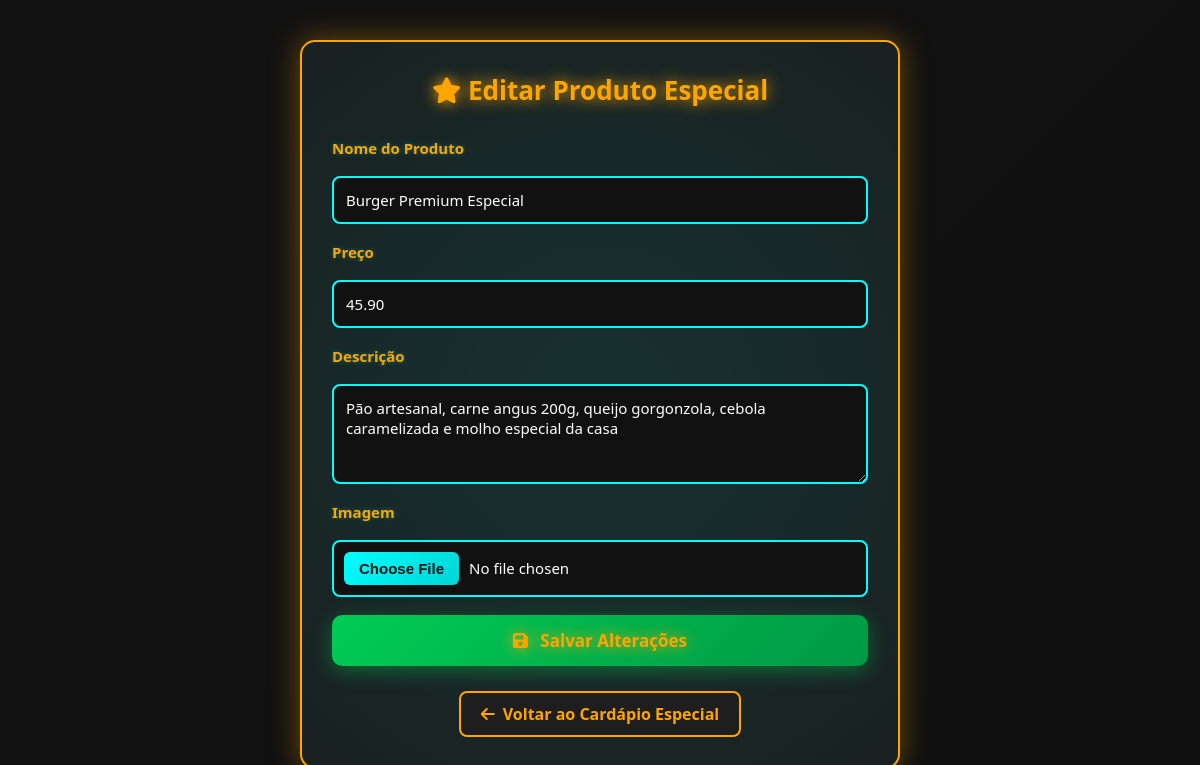
Before: /editar_produto_especial.php?id=1 (signed in) with the older database file.
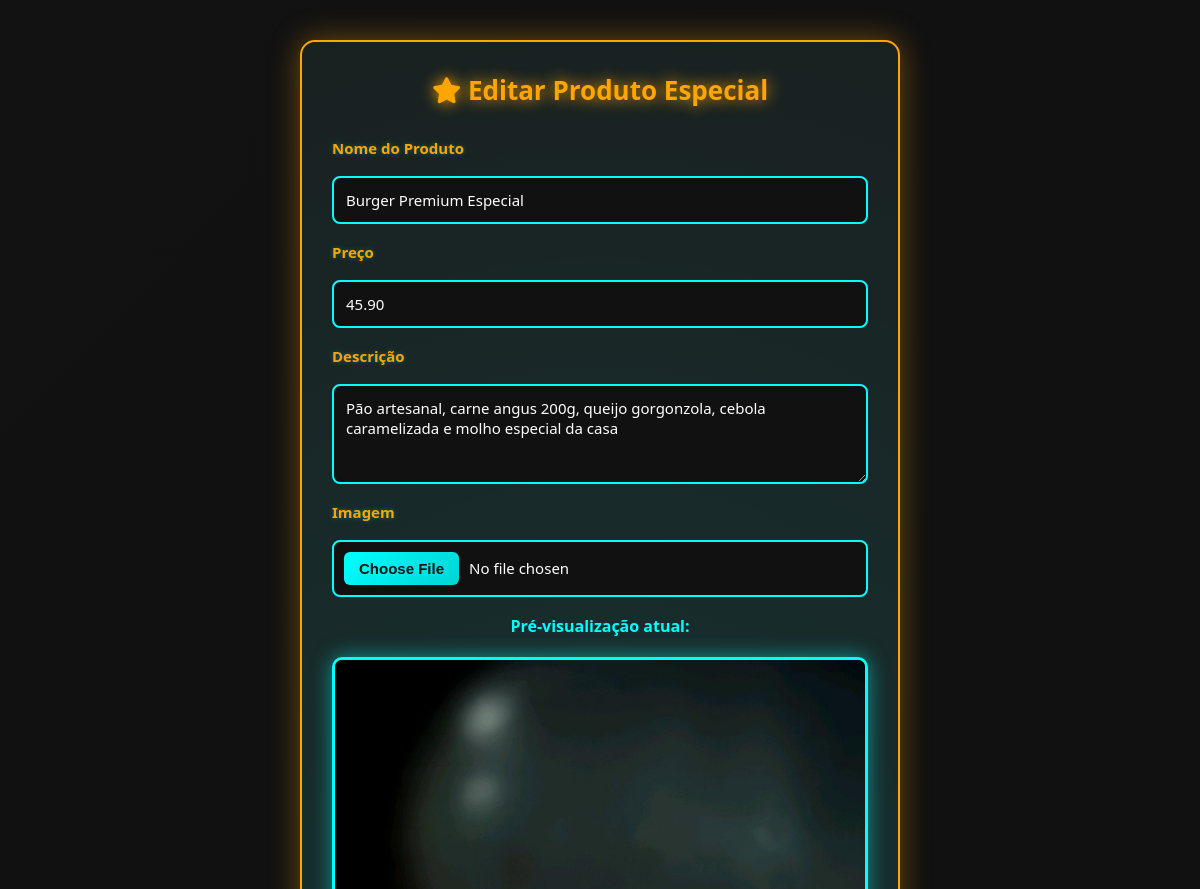
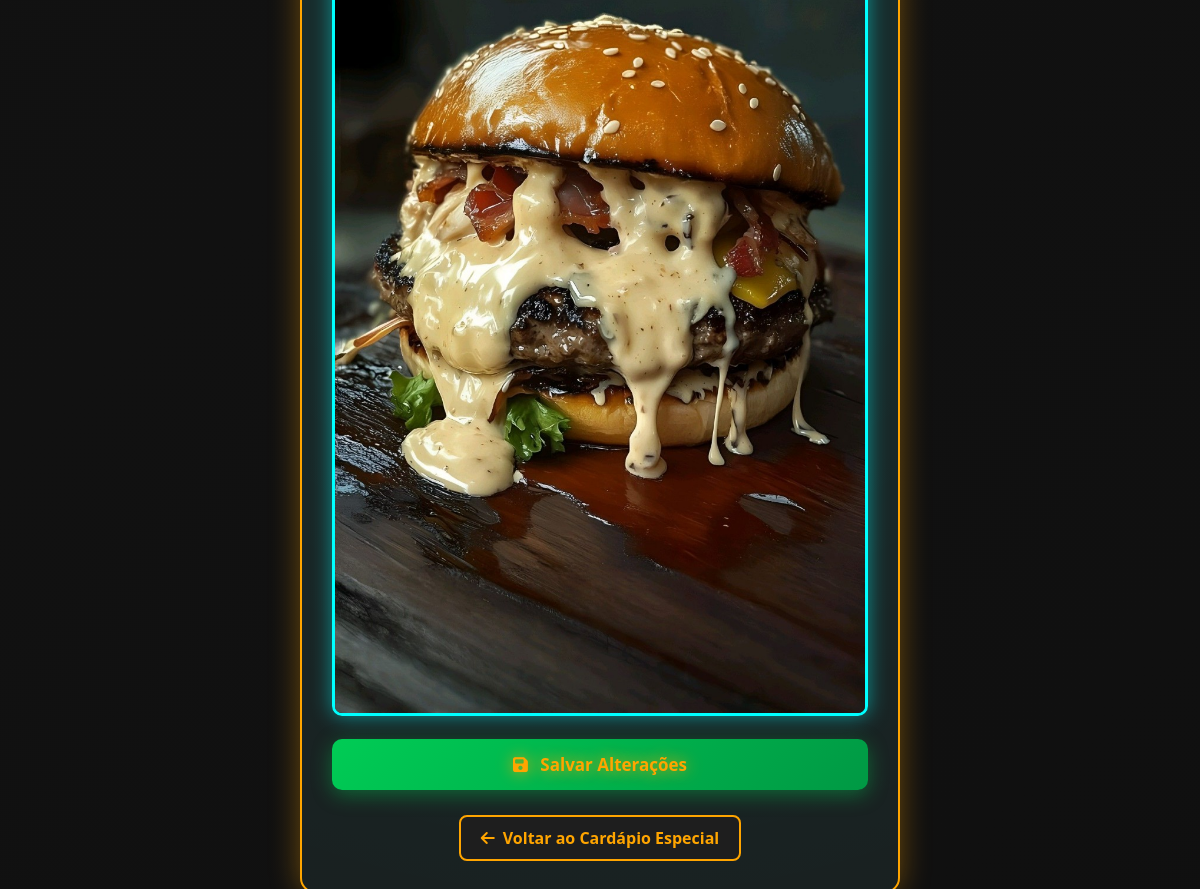
After: the same page with the newer database file (2 pictures, top to bottom).
### tables this page shows
CREATE TABLE `produtos_especiais` (
  `id` int(11) NOT NULL,
  `nome` varchar(100) NOT NULL,
  `descricao` text DEFAULT NULL,
  `preco` decimal(10,2) NOT NULL,
  `imagem` varchar(255) DEFAULT NULL
);

### editar_produto_especial.php (the view, shortened to what this page needs)
<?php
include "config.php";
$id = $_GET['id'];
$result = $conn->query("SELECT * FROM produtos_especiais WHERE id=$id");
$produto = $result->fetch_assoc();
?>
<!DOCTYPE html>
<html lang="pt-BR">
<head>
    <link rel="stylesheet" href="css/editar_produto.css?e=<?php echo rand(0, 10000) ?>">
    <link rel="stylesheet" href="https://cdnjs.cloudflare.com/ajax/libs/font-awesome/6.5.0/css/all.min.css">
</head>
<body>
    <div class="container">
        <h1><i class="fa fa-star"></i> Editar Produto Especial</h1>
        <form method="post" enctype="multipart/form-data" class="form-card">
            <label>Nome do Produto</label>
            <input type="text" name="nome" value="<?= $produto['nome'] ?>" required>
            <label>Preço</label>
            <input type="number" step="0.01" name="preco" value="<?= $produto['preco'] ?>" required>
            <label>Descrição</label>
            <textarea name="descricao"><?= $produto['descricao'] ?></textarea>
            <label>Imagem</label>
            <input type="file" name="imagem" accept="image/*">
            <?php if ($produto['imagem'] && file_exists("uploads/" . $produto['imagem'])): ?>
                <div class="preview">
                    <p>Pré-visualização atual:</p>
                    <img src="uploads/<?= $produto['imagem'] ?>" alt="<?= $produto['nome'] ?>" class="card-img-edit">
                </div>
            <?php endif; ?>
            <button type="submit" class="btn-save"><i class="fa fa-save"></i> Salvar Alterações</button>
        </form>
        <p class="back-link"><a href="cardapio_especial.php"><i class="fa fa-arrow-left"></i> Voltar ao Cardápio
                Especial</a></p>
    </div>
</body>
</html>

Changed rows visible on the page:
changed produtos_especiais "Burger Premium Especial": imagem: picture added
Other visible differences:
text now shown: "Pré-visualização atual:"
